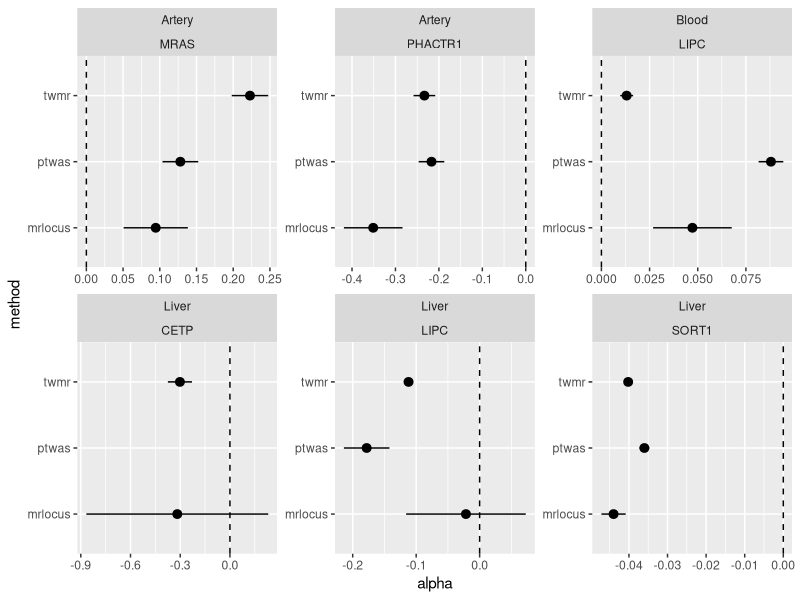

This figure's R source:
dat <- read.delim("estimates.tsv")
library(ggplot2)
q <- qnorm(.9)
ggplot(dat, aes(x=alpha,y=method,xmin=alpha-q*se,xmax=alpha+q*se)) +
  geom_pointrange() +
  facet_wrap(~tissue * gene, scales="free") +
  geom_vline(xintercept = 0, lty=2)
